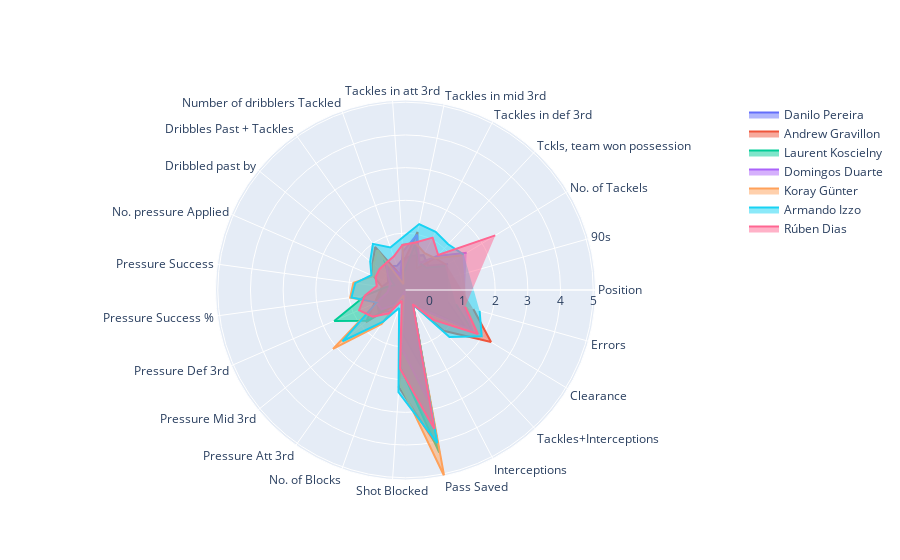

Notebook code for this chart:
### Code cell
categories = ['Position','90s','No. of Tackels','Tckls, team won possession',
                 'Tackles in def 3rd','Tackles in mid 3rd','Tackles in att 3rd',
                 'Number of dribblers Tackled','Dribbles Past + Tackles','Dribbled past by','No. pressure Applied',
                 'Pressure Success','Pressure Success %','Pressure Def 3rd','Pressure Mid 3rd','Pressure Att 3rd',
                 'No. of Blocks','Shot Blocked','Pass Saved','Interceptions',
                 'Tackles+Interceptions','Clearance','Errors']



fig = go.Figure()
r = []
for i in range(7):
    
    data = np.array(value[1].iloc[i])
    
    fig.add_trace(go.Scatterpolar(
      r=data,     
      theta=categories,
      fill='toself',
      name=value[1]['Player'].iloc[i]
    ))


fig.update_layout(
  
  showlegend=True
)

fig.show()

### Figure 1 — Plotly figure (JSON) as saved in the notebook; plotly's stock layout.template omitted (floating-point values rounded to 4 significant figures)
{"data": [{"fill": "toself", "name": "Danilo Pereira", "r": ["Danilo Pereira", "DF,FW", 0.7805, 0.2765, 0.458, 0.3257, 0.2209, 0.04186, 0.1554, -0.04727, -0.1619, -0.01821, 0.04322, 0.2055, 0.3099, 0.06446, -0.5295, 0.58, 1.688, -0.2551, -0.01816, 1.382, 0.606, 1.112, 0.8743], "theta": ["Position", "90s", "No. of Tackels", "Tckls, team won possession", "Tackles in def 3rd", "Tackles in mid 3rd", "Tackles in att 3rd", "Number of dribblers Tackled", "Dribbles Past + Tackles", "Dribbled past by", "No. pressure Applied", "Pressure Success", "Pressure Success %", "Pressure Def 3rd", "Pressure Mid 3rd", "Pressure Att 3rd", "No. of Blocks", "Shot Blocked", "Pass Saved", "Interceptions", "Tackles+Interceptions", "Clearance", "Errors"], "type": "scatterpolar"}, {"fill": "toself", "name": "Andrew Gravillon", "r": ["Andrew Gravillon", "DF", 0.7279, 0.5888, -0.01069, 1.069, 0.1163, -0.2563, 0.8669, 0.5561, 0.3247, -0.01821, 0.08423, 0.2937, 0.8143, -0.1854, -0.7435, 2.238, 4.188, -0.2551, 0.9631, 2.32, 1.41, 3.273, -0.4851], "theta": ["Position", "90s", "No. of Tackels", "Tckls, team won possession", "Tackles in def 3rd", "Tackles in mid 3rd", "Tackles in att 3rd", "Number of dribblers Tackled", "Dribbles Past + Tackles", "Dribbled past by", "No. pressure Applied", "Pressure Success", "Pressure Success %", "Pressure Def 3rd", "Pressure Mid 3rd", "Pressure Att 3rd", "No. of Blocks", "Shot Blocked", "Pass Saved", "Interceptions", "Tackles+Interceptions", "Clearance", "Errors"], "type": "scatterpolar"}, {"fill": "toself", "name": "Laurent Koscielny", "r": ["Laurent Koscielny", "DF", 0.6753, 0.1873, 0.1902, 0.656, -0.1976, -0.5545, 0.3925, -0.09368, -0.3704, -0.1269, 0.4943, 1.634, 0.7492, -0.3603, -0.7435, 1.616, 4.335, -0.2551, 0.1127, 1.65, 0.8645, 2.466, 0.8743], "theta": ["Position", "90s", "No. of Tackels", "Tckls, team won possession", "Tackles in def 3rd", "Tackles in mid 3rd", "Tackles in att 3rd", "Number of dribblers Tackled", "Dribbles Past + Tackles", "Dribbled past by", "No. pressure Applied", "Pressure Success", "Pressure Success %", "Pressure Def 3rd", "Pressure Mid 3rd", "Pressure Att 3rd", "No. of Blocks", "Shot Blocked", "Pass Saved", "Interceptions", "Tackles+Interceptions", "Clearance", "Errors"], "type": "scatterpolar"}, {"fill": "toself", "name": "Domingos Duarte", "r": ["Domingos Duarte", "DF", 1.447, 0.678, 0.1902, 0.9862, 0.4302, -0.2563, 0.2739, -0.04727, -0.2314, -0.2417, -0.1823, 0.2232, 0.1959, -0.1979, -0.7046, 1.046, 2.717, -0.2551, 0.1127, 1.65, 1.123, 2.537, 0.8743], "theta": ["Position", "90s", "No. of Tackels", "Tckls, team won possession", "Tackles in def 3rd", "Tackles in mid 3rd", "Tackles in att 3rd", "Number of dribblers Tackled", "Dribbles Past + Tackles", "Dribbled past by", "No. pressure Applied", "Pressure Success", "Pressure Success %", "Pressure Def 3rd", "Pressure Mid 3rd", "Pressure Att 3rd", "No. of Blocks", "Shot Blocked", "Pass Saved", "Interceptions", "Tackles+Interceptions", "Clearance", "Errors"], "type": "scatterpolar"}, {"fill": "toself", "name": "Koray Günter", "r": ["Koray Günter", "DF", 1.298, 0.5888, 0.525, 0.7385, 0.6394, -0.5545, 0.7483, 0.5097, 0.3247, 0.8638, 0.9658, 0.1967, 2.116, 0.5267, -0.5684, 2.082, 5.07, -0.2551, 0.3743, 1.851, 1.209, 3.487, 0.8743], "theta": ["Position", "90s", "No. of Tackels", "Tckls, team won possession", "Tackles in def 3rd", "Tackles in mid 3rd", "Tackles in att 3rd", "Number of dribblers Tackled", "Dribbles Past + Tackles", "Dribbled past by", "No. pressure Applied", "Pressure Success", "Pressure Success %", "Pressure Def 3rd", "Pressure Mid 3rd", "Pressure Att 3rd", "No. of Blocks", "Shot Blocked", "Pass Saved", "Interceptions", "Tackles+Interceptions", "Clearance", "Errors"], "type": "scatterpolar"}, {"fill": "toself", "name": "Armando Izzo", "r": ["Armando Izzo", "DF", 1.341, 1.169, 1.262, 1.316, 0.8487, 0.6382, 0.9854, 0.6489, 0.3942, 0.8094, 0.9248, 0.2232, 1.742, 0.4392, -0.1598, 2.393, 4.041, -0.2551, 1.225, 1.985, 1.611, 3.107, 0.8743], "theta": ["Position", "90s", "No. of Tackels", "Tckls, team won possession", "Tackles in def 3rd", "Tackles in mid 3rd", "Tackles in att 3rd", "Number of dribblers Tackled", "Dribbles Past + Tackles", "Dribbled past by", "No. pressure Applied", "Pressure Success", "Pressure Success %", "Pressure Def 3rd", "Pressure Mid 3rd", "Pressure Att 3rd", "No. of Blocks", "Shot Blocked", "Pass Saved", "Interceptions", "Tackles+Interceptions", "Clearance", "Errors"], "type": "scatterpolar"}, {"fill": "toself", "name": "Rúben Dias", "r": ["Rúben Dias", "DF", 2.472, 0.7227, 1.061, 0.7385, 0.6394, 0.34, 0.2739, 0.2776, 0.2552, 0.1449, 0.5148, 0.8053, 0.5539, 0.1269, -0.3933, 1.668, 3.599, -0.2551, 0.5052, 1.851, 1.152, 2.418, 0.8743], "theta": ["Position", "90s", "No. of Tackels", "Tckls, team won possession", "Tackles in def 3rd", "Tackles in mid 3rd", "Tackles in att 3rd", "Number of dribblers Tackled", "Dribbles Past + Tackles", "Dribbled past by", "No. pressure Applied", "Pressure Success", "Pressure Success %", "Pressure Def 3rd", "Pressure Mid 3rd", "Pressure Att 3rd", "No. of Blocks", "Shot Blocked", "Pass Saved", "Interceptions", "Tackles+Interceptions", "Clearance", "Errors"], "type": "scatterpolar"}], "layout": {"showlegend": true}}
